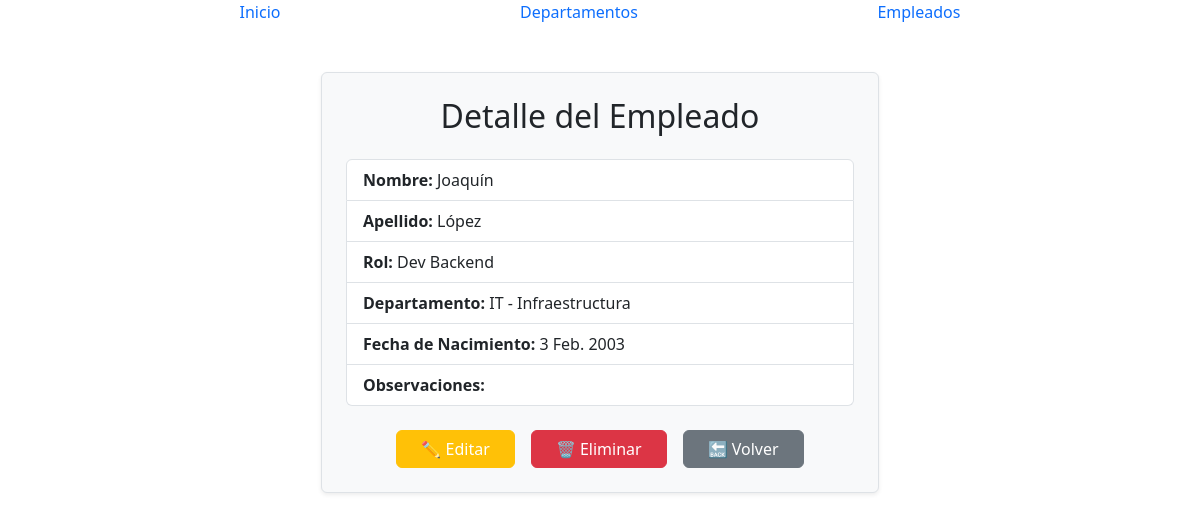
/empleados/empleado/1/, run on the app's committed database.
### applications/empleados/models.py (models this page shows, shortened)
class Empleado (models.Model):
    nombreEmp = models.CharField('Nombre del Empleado', max_length=20)
    apellidoEmp = models.CharField('Apellido del Empleado', max_length=20)
    rolEmp = models.ForeignKey(Rol,on_delete=models.SET_NULL, null=True,blank=True)
    departamentoEmp = models.ForeignKey(Departamento, on_delete=models.SET_NULL, null=True,blank=True)
    fechaNac = models.DateField('Fecha de Nacimiento', default='2000-01-01')
    observaciones = CKEditor5Field(config_name='default', blank = True)
    class Meta:
        verbose_name = 'Empleado'
        verbose_name_plural = 'Empleados'
        ordering = ['apellidoEmp','nombreEmp', 'rolEmp']

class Rol(models.Model):
    nombreRol = models.CharField('Rol', max_length = 40, blank=True)
    habilidadesRol = models.ManyToManyField(Habilidades)
    class Meta:
        verbose_name = 'Rol/Trabajo'
        verbose_name_plural = 'Roles/Trabajos'
        ordering = ['nombreRol']
    def __str__(self):
        return f'{self.nombreRol}'

### applications/departamentos/models.py (models this page shows)
class Departamento (models.Model):
    nombreDto = models.CharField('Departamento',max_length=50,blank=True)
    siglaDto = models.CharField('Sigla', max_length=4, unique=True)
    isActivo = models.BooleanField('¿Está activo?', default=False)
    pisoDto = models.CharField('Piso', max_length=5, blank=True)
    oficinaDto = models.CharField('Oficina N°', max_length=10, blank=True)
    class Meta:
        verbose_name = 'Departamento'
        verbose_name_plural = 'Departamentos'
        ordering = ['siglaDto']
    def __str__(self):
        return f'{self.siglaDto} - {self.nombreDto}'

### applications/empleados/views.py (the view)
# urls.py: path('empleados/empleado/<int:pk>/', EmpleadoDetailView.as_view(), name='empleado_detail'),
class EmpleadoDetailView(DetailView):
    model = Empleado
    template_name = 'empleados/empleado_detail.html'
    context_object_name = 'empleado'

### templates/empleados/empleado_detail.html
{% extends 'utilidades/pagina.html' %}
{% block content %}
<div class="container d-flex justify-content-center my-5">
    <div class="w-50 p-4 border rounded shadow-sm bg-light">
        <h2 class="mb-4 text-center">Detalle del Empleado</h2>
        <ul class="list-group mb-4">
            <li class="list-group-item"><strong>Nombre:</strong> {{ empleado.nombreEmp }}</li>
            <li class="list-group-item"><strong>Apellido:</strong> {{ empleado.apellidoEmp }}</li>
            <li class="list-group-item"><strong>Rol:</strong> {{ empleado.rolEmp }}</li>
            <li class="list-group-item"><strong>Departamento:</strong> {{ empleado.departamentoEmp }}</li>
            <li class="list-group-item"><strong>Fecha de Nacimiento:</strong> {{ empleado.fechaNac }}</li>
            <li class="list-group-item"><strong>Observaciones:</strong> {{ empleado.observaciones|safe }}</li>
        </ul>
        <div class="d-flex justify-content-center gap-3">
            <a href="{% url 'empleado_update' empleado.pk %}" class="btn btn-warning text-white px-4">✏️ Editar</a>
            <a href="{% url 'empleado_delete' empleado.pk %}" class="btn btn-danger px-4">🗑️ Eliminar</a>
            <a href="{% url 'empleado_list' %}" class="btn btn-secondary px-4">🔙 Volver</a>
        </div>
    </div>
</div>
{% endblock content %}

### data on the page
Empleado: nombreEmp "Joaquín", apellidoEmp "López", rolEmp "Dev Backend", departamentoEmp "IT - Infraestructura", fechaNac "3 Feb. 2003"
